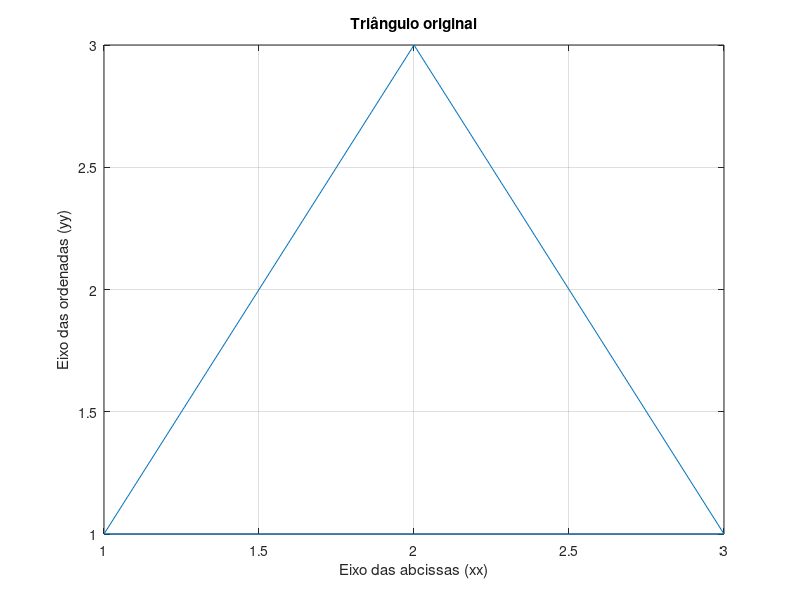
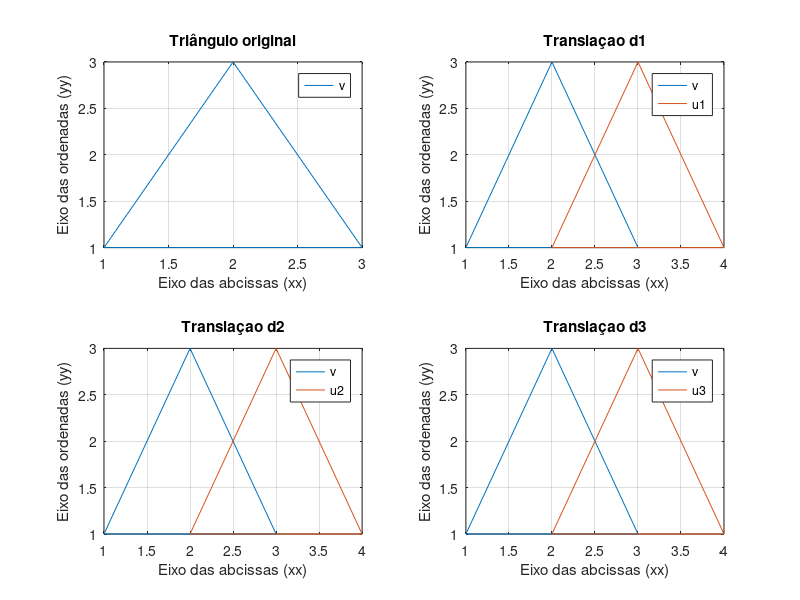
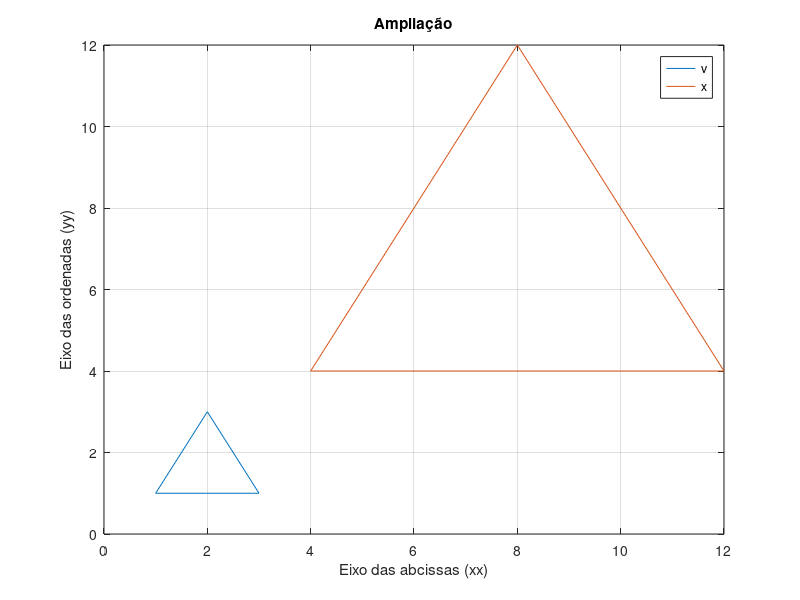

The MATLAB script that drew these images, in order:
%% >> help MATLAB
%
% _by_ NEEET - Núcleo de Estudantes de Engenharia Eletrónica e Telecomunicações
%
%
% Figuras Geométricas em 2D usando uma matriz [2 x 4]:
%
% * Translação
% * Rotação
%
% Na matriz [2x4], as linhas selecionam as coordenadas e as colunas os
% valores dessas coordenadas
%

clear all; close all; clc;

%% Definir v como uma matriz [2 x 4] (2 linhas, 4 colunas)
%
v = [1 3 2 1 ; 1 1 3 1];

% Criar uma nova figura
figure(1)
plot(v(1, :), v(2, :));
xlabel('Eixo das abcissas (xx)')
ylabel('Eixo das ordenadas (yy)')
title('Triângulo original')
grid on

% Diferentes formas de criar a matriz para a translação
d1 = [1 1 1 1 ; 0 0 0 0];

% concatenar uma linha de 1 com uma linha de 0
d2 = [ones(1, 4) ; zeros(1, 4)];

% repetir a matrix [1 ; 0] uma  vez ao longo da linhas e quatro vezes ao
% longo das colunas  
d3 = repmat([1 ; 0], 1, 4);         


u1 = v + d1;
u2 = v + d2;
u3 = v + d3;

% subplot permite criar várias janelas de plot dentro da mesma figura
figure(2)
subplot(221)
plot(v(1, :), v(2, :));
xlabel('Eixo das abcissas (xx)')
ylabel('Eixo das ordenadas (yy)')
title('Triângulo original')
legend('v')
grid on

subplot(222)
plot(v(1, :), v(2, :));
hold on
plot(u1(1, :), u1(2, :));
hold off
xlabel('Eixo das abcissas (xx)')
ylabel('Eixo das ordenadas (yy)')
title('Translaçao d1')
legend('v', 'u1')
grid on

subplot(223)
plot(v(1, :), v(2, :));
hold on
plot(u2(1, :), u2(2, :));
hold off
xlabel('Eixo das abcissas (xx)')
ylabel('Eixo das ordenadas (yy)')
title('Translaçao d2')
legend('v', 'u2')
grid on

subplot(224)
plot(v(1, :), v(2, :));
hold on
plot(u3(1, :), u3(2, :));
hold off
xlabel('Eixo das abcissas (xx)')
ylabel('Eixo das ordenadas (yy)')
title('Translaçao d3')
legend('v', 'u3')
grid on

%% Ampliação
% Como estamos a usar uma matriz [2x4], a matriz identidade tem de ter as
% dimensões [2x2], de modo a ser possível a multiplicação de matrizes
%
% Relembrar que o nº de colunas da 1ª matriz tem de ser igual ao nº de
% linhas da segunda matriz
%

% Matriz identidade [2x2]
A = eye(2); 

% Definir um fator de ampliação
c = 4;


x = c * A * v;

figure(3)
plot(v(1, :), v(2, :));
hold on
plot(x(1, :), x(2, :));
hold off
xlabel('Eixo das abcissas (xx)')
ylabel('Eixo das ordenadas (yy)')
title('Ampliação')
legend('v', 'x')
grid on
